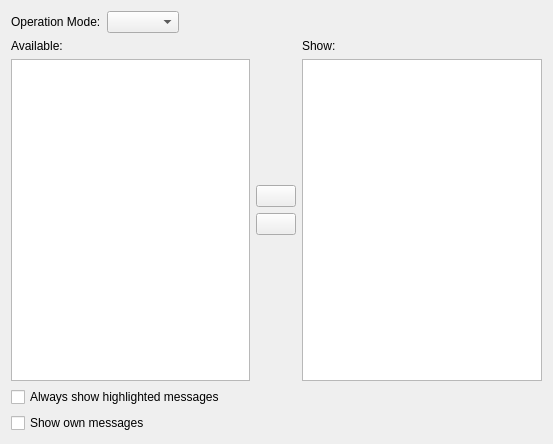
<?xml version="1.0" encoding="UTF-8"?>
<ui version="4.0">
 <class>ChatMonitorSettingsPage</class>
 <widget class="QWidget" name="ChatMonitorSettingsPage">
  <property name="geometry">
   <rect>
    <x>0</x>
    <y>0</y>
    <width>553</width>
    <height>444</height>
   </rect>
  </property>
  <property name="windowTitle">
   <string>Form</string>
  </property>
  <layout class="QVBoxLayout" name="verticalLayout_4">
   <item>
    <layout class="QHBoxLayout" name="horizontalLayout_2">
     <item>
      <widget class="QLabel" name="label">
       <property name="text">
        <string>Operation Mode:</string>
       </property>
      </widget>
     </item>
     <item>
      <widget class="QComboBox" name="operationMode">
       <property name="toolTip">
        <string>&lt;!DOCTYPE HTML PUBLIC &quot;-//W3C//DTD HTML 4.0//EN&quot; &quot;http://www.w3.org/TR/REC-html40/strict.dtd&quot;&gt;
&lt;html&gt;&lt;head&gt;&lt;meta name=&quot;qrichtext&quot; content=&quot;1&quot; /&gt;&lt;style type=&quot;text/css&quot;&gt;
p, li { white-space: pre-wrap; }
&lt;/style&gt;&lt;/head&gt;&lt;body style=&quot; font-family:'DejaVu Sans'; font-size:9pt; font-weight:400; font-style:normal;&quot;&gt;
&lt;p style=&quot; margin-top:0px; margin-bottom:0px; margin-left:0px; margin-right:0px; -qt-block-indent:0; text-indent:0px;&quot;&gt;&lt;span style=&quot; font-weight:600;&quot;&gt;Operation modes:&lt;/span&gt;&lt;/p&gt;
&lt;p style=&quot; margin-top:0px; margin-bottom:0px; margin-left:0px; margin-right:0px; -qt-block-indent:0; text-indent:0px; font-weight:600;&quot;&gt;&lt;span style=&quot; font-weight:400; text-decoration: underline;&quot;&gt;Opt-In:&lt;/span&gt; &lt;span style=&quot; font-weight:400;&quot;&gt;Only buffers on the right side are shown in chatmonitor&lt;/span&gt;&lt;/p&gt;
&lt;p style=&quot; margin-top:0px; margin-bottom:0px; margin-left:0px; margin-right:0px; -qt-block-indent:0; text-indent:0px;&quot;&gt;&lt;span style=&quot; text-decoration: underline;&quot;&gt;Opt-Out:&lt;/span&gt; Buffers on the right side will be ignored in chatmonitor&lt;/p&gt;&lt;/body&gt;&lt;/html&gt;</string>
       </property>
      </widget>
     </item>
     <item>
      <spacer name="horizontalSpacer">
       <property name="orientation">
        <enum>Qt::Horizontal</enum>
       </property>
       <property name="sizeHint" stdset="0">
        <size>
         <width>40</width>
         <height>20</height>
        </size>
       </property>
      </spacer>
     </item>
    </layout>
   </item>
   <item>
    <layout class="QHBoxLayout" name="horizontalLayout">
     <item>
      <layout class="QVBoxLayout" name="verticalLayout_3">
       <item>
        <widget class="QLabel" name="labelAvailableBuffers">
         <property name="text">
          <string>Available:</string>
         </property>
        </widget>
       </item>
       <item>
        <widget class="BufferView" name="availableBuffers">
         <property name="sizePolicy">
          <sizepolicy hsizetype="Expanding" vsizetype="MinimumExpanding">
           <horstretch>0</horstretch>
           <verstretch>0</verstretch>
          </sizepolicy>
         </property>
        </widget>
       </item>
      </layout>
     </item>
     <item>
      <layout class="QVBoxLayout" name="verticalLayout">
       <item>
        <spacer name="verticalSpacer">
         <property name="orientation">
          <enum>Qt::Vertical</enum>
         </property>
         <property name="sizeHint" stdset="0">
          <size>
           <width>20</width>
           <height>40</height>
          </size>
         </property>
        </spacer>
       </item>
       <item>
        <widget class="QPushButton" name="deactivateBuffer">
         <property name="toolTip">
          <string>Move selected buffers to the left</string>
         </property>
         <property name="text">
          <string/>
         </property>
         <property name="icon">
          <iconset>
           <normaloff>:/16x16/actions/oxygen/16x16/actions/go-previous.png</normaloff>:/16x16/actions/oxygen/16x16/actions/go-previous.png</iconset>
         </property>
        </widget>
       </item>
       <item>
        <widget class="QPushButton" name="activateBuffer">
         <property name="toolTip">
          <string>Move selected buffers to the right</string>
         </property>
         <property name="text">
          <string/>
         </property>
         <property name="icon">
          <iconset>
           <normaloff>:/16x16/actions/oxygen/16x16/actions/go-next.png</normaloff>:/16x16/actions/oxygen/16x16/actions/go-next.png</iconset>
         </property>
        </widget>
       </item>
       <item>
        <spacer name="verticalSpacer_2">
         <property name="orientation">
          <enum>Qt::Vertical</enum>
         </property>
         <property name="sizeHint" stdset="0">
          <size>
           <width>20</width>
           <height>40</height>
          </size>
         </property>
        </spacer>
       </item>
      </layout>
     </item>
     <item>
      <layout class="QVBoxLayout" name="verticalLayout_2">
       <item>
        <widget class="QLabel" name="labelActiveBuffers">
         <property name="text">
          <string>Show:</string>
         </property>
        </widget>
       </item>
       <item>
        <widget class="BufferView" name="activeBuffers">
         <property name="sizePolicy">
          <sizepolicy hsizetype="Expanding" vsizetype="MinimumExpanding">
           <horstretch>0</horstretch>
           <verstretch>0</verstretch>
          </sizepolicy>
         </property>
        </widget>
       </item>
      </layout>
     </item>
    </layout>
   </item>
   <item>
    <widget class="QCheckBox" name="showHighlights">
     <property name="toolTip">
      <string>Show highlights in chatmonitor even if the originating buffer is ignored</string>
     </property>
     <property name="text">
      <string>Always show highlighted messages</string>
     </property>
    </widget>
   </item>
   <item>
    <widget class="QCheckBox" name="showOwnMessages">
     <property name="text">
      <string>Show own messages</string>
     </property>
    </widget>
   </item>
  </layout>
 </widget>
 <customwidgets>
  <customwidget>
   <class>BufferView</class>
   <extends>QTreeView</extends>
   <header>bufferview.h</header>
  </customwidget>
 </customwidgets>
 <tabstops>
  <tabstop>operationMode</tabstop>
  <tabstop>availableBuffers</tabstop>
  <tabstop>deactivateBuffer</tabstop>
  <tabstop>activateBuffer</tabstop>
  <tabstop>activeBuffers</tabstop>
  <tabstop>showHighlights</tabstop>
  <tabstop>showOwnMessages</tabstop>
 </tabstops>
 <resources/>
 <connections/>
</ui>
